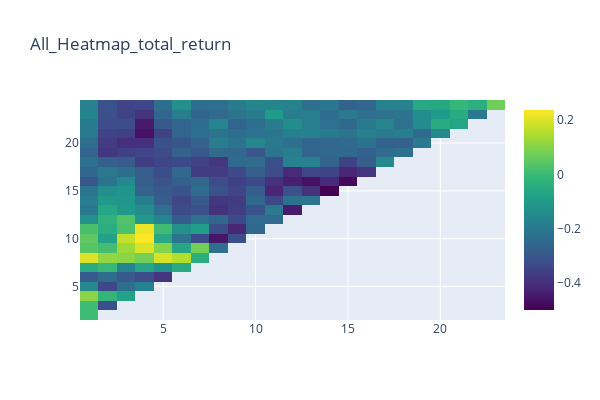
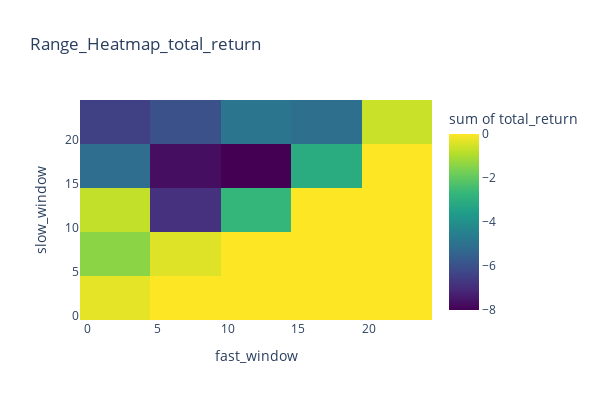
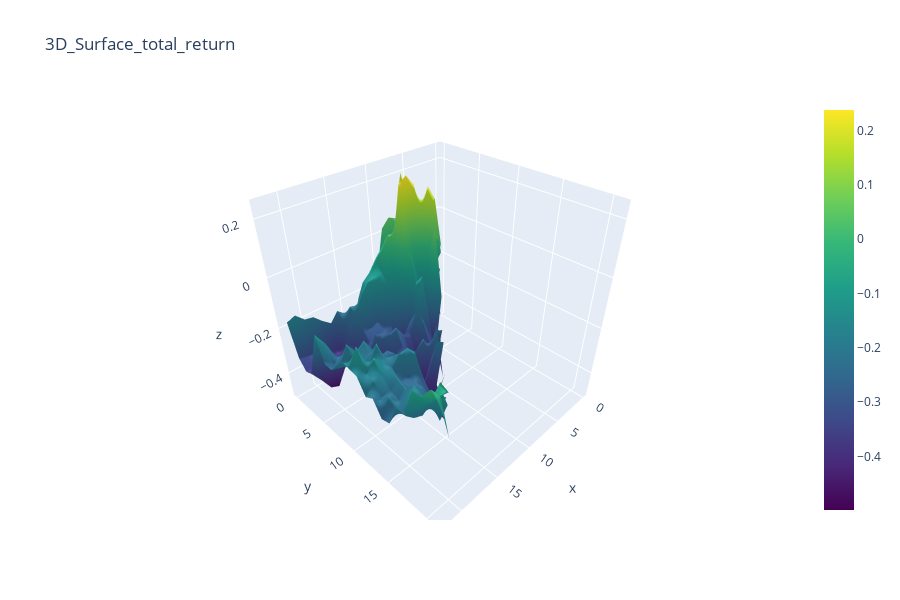

The cell these charts' notebook holds for them, in order:
### Code cell
res_df = pd.DataFrame(res).reset_index()

for i in range(28):
    optplot.two_parameter_plot(res_df[res_df['split_idx'] == i], "total_return", "fast_window", 'slow_window')

### Figure 1 — Plotly figure (JSON) as saved in the notebook; plotly's stock layout.template omitted (floating-point values rounded to 4 significant figures; data arrays with more than 128 entries replaced by an {"elided": "..."} marker saying what was removed)
{"data": [{"colorscale": [[0, "#440154"], [0.1111, "#482878"], [0.2222, "#3e4989"], [0.3333, "#31688e"], [0.4444, "#26828e"], [0.5556, "#1f9e89"], [0.6667, "#35b779"], [0.7778, "#6ece58"], [0.8889, "#b5de2b"], [1, "#fde725"]], "type": "heatmap", "x": {"elided": "276 int values"}, "y": {"elided": "276 int values"}, "z": {"elided": "276 float values"}}], "layout": {"height": 400, "title": {"text": "All_Heatmap_total_return"}, "width": 600}}

### Figure 2 — Plotly figure (JSON) as saved in the notebook; plotly's stock layout.template omitted (floating-point values rounded to 4 significant figures; data arrays with more than 128 entries replaced by an {"elided": "..."} marker saying what was removed)
{"data": [{"coloraxis": "coloraxis", "histfunc": "sum", "hovertemplate": "fast_window=%{x}<br>slow_window=%{y}<br>sum of total_return=%{z}<extra></extra>", "name": "", "type": "histogram2d", "x": {"elided": "276 int values"}, "xaxis": "x", "xbingroup": "x", "y": {"elided": "276 int values"}, "yaxis": "y", "ybingroup": "y", "z": {"elided": "276 float values"}}], "layout": {"coloraxis": {"colorbar": {"title": {"text": "sum of total_return"}}, "colorscale": [[0, "#440154"], [0.1111, "#482878"], [0.2222, "#3e4989"], [0.3333, "#31688e"], [0.4444, "#26828e"], [0.5556, "#1f9e89"], [0.6667, "#35b779"], [0.7778, "#6ece58"], [0.8889, "#b5de2b"], [1, "#fde725"]]}, "height": 400, "legend": {"tracegroupgap": 0}, "title": {"text": "Range_Heatmap_total_return"}, "width": 600, "xaxis": {"anchor": "y", "domain": [0, 1], "title": {"text": "fast_window"}}, "yaxis": {"anchor": "x", "domain": [0, 1], "title": {"text": "slow_window"}}}}

### Figure 3 — Plotly figure (JSON) as saved in the notebook; plotly's stock layout.template omitted (floating-point values rounded to 4 significant figures; data arrays with more than 128 entries replaced by an {"elided": "..."} marker saying what was removed)
{"data": [{"colorscale": [[0, "#440154"], [0.1111, "#482878"], [0.2222, "#3e4989"], [0.3333, "#31688e"], [0.4444, "#26828e"], [0.5556, "#1f9e89"], [0.6667, "#35b779"], [0.7778, "#6ece58"], [0.8889, "#b5de2b"], [1, "#fde725"]], "type": "surface", "z": {"elided": "23x23 float values"}}], "layout": {"height": 600, "title": {"text": "3D_Surface_total_return"}, "width": 900}}
